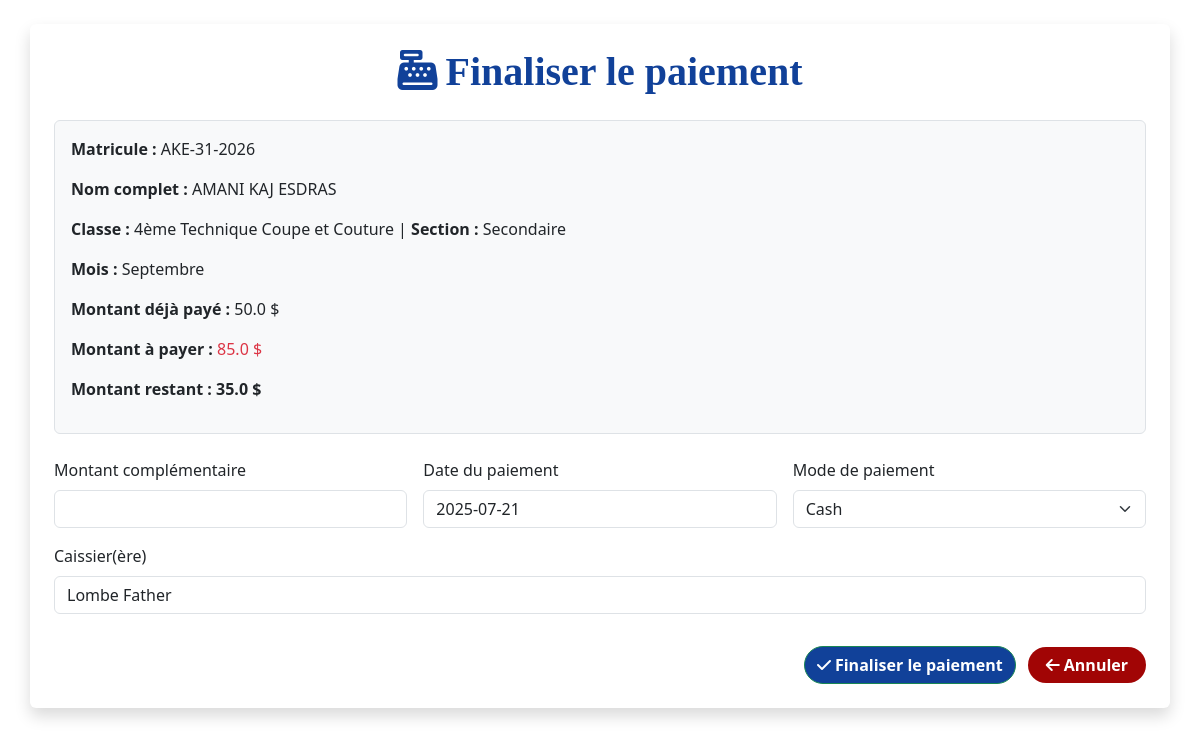
Screenshot of /finaliser_paiement/AKE-31-2026/Septembre (signed in) with the database file from the repository.
### tables this page shows
CREATE TABLE paiements (id INTEGER PRIMARY KEY AUTOINCREMENT, matricule TEXT NOT NULL, mois TEXT NOT NULL, montant_paye REAL NOT NULL, montant_a_payer REAL NOT NULL, date_paiement TEXT NOT NULL, mode_paiement TEXT, observation TEXT, annee_scolaire TEXT NOT NULL, montant_restant REAL);

CREATE TABLE eleves (id INTEGER PRIMARY KEY AUTOINCREMENT, matricule TEXT, nom TEXT NOT NULL, postnom TEXT NOT NULL, prenom TEXT NOT NULL, genre TEXT NOT NULL, section TEXT NOT NULL, classe TEXT NOT NULL, annee_scolaire TEXT NOT NULL, date_inscription TEXT NOT NULL, lieu_naissance TEXT, date_naissance TEXT, ecole_provenance TEXT, classe_precedente TEXT, responsable TEXT NOT NULL, telephone_responsable TEXT NOT NULL, fonction_responsable TEXT, statut_eleve TEXT, frais_inscription TEXT NOT NULL, ram_papier TEXT, frais_bulletin TEXT, deux_savons TEXT, deux_ph TEXT, fournitures TEXT, adresse TEXT);

### app.py (the view, shortened to what this page needs)
@app.route('/finaliser_paiement/<matricule>/<mois>', methods=['GET', 'POST'])
@login_required
def finaliser_paiement(matricule, mois):
    conn = sqlite3.connect('ecole.db')
    conn.row_factory = sqlite3.Row
    cursor = conn.cursor()
    paiement = conn.execute("""
        SELECT p.*, e.nom, e.postnom, e.prenom, e.classe, e.section, e.genre
        FROM paiements p
        JOIN eleves e ON p.matricule = e.matricule
        WHERE p.matricule = ? AND p.mois = ?
    """, (matricule, mois)).fetchone()
    if not paiement:
        conn.close()
        return "Paiement introuvable", 404
    somme_paye = conn.execute("""
        SELECT SUM(montant_paye) as total
        FROM paiements
        WHERE matricule = ? AND mois = ? AND annee_scolaire = ?
    """, (matricule, mois, paiement['annee_scolaire'])).fetchone()
    montant_paye_total = float(somme_paye['total'] or 0)
    montant_a_payer = float(paiement['montant_a_payer'] or 0)
    montant_restant = montant_a_payer - montant_paye_total
    cursor.execute("SELECT section FROM eleves WHERE matricule = ?", (matricule,))
    section_row = cursor.fetchone()
    if section_row:
        section = section_row[0]
        role_utilisateur = session.get('role_utilisateur', '').lower()
        if role_utilisateur not in ['full', section.lower()]:
            return redirect(url_for('eleves_non_en_ordre'))
    nom_caissier = session.get('nom_utilisateur', 'inconnu')
    conn.close()
    return render_template("finaliser_paiement.html",
                           paiement=paiement,
                           montant_restant=montant_restant,
                           montant_paye_total=montant_paye_total,  # 🆕 ligne à ajouter
                           nom_caissier=nom_caissier,
                           current_date=datetime.now().strftime('%Y-%m-%d'),)

### app.py (called while the page is built)
def login_required(f):
    @wraps(f)
    def decorated_function(*args, **kwargs):
        if not session.get('connecte'):
            flash("Vous devez être connecté pour accéder à cette page.", "warning")
            return redirect(url_for('connexion'))
        return f(*args, **kwargs)
    return decorated_function

### templates/finaliser_paiement.html (shortened to what this page needs)
<!DOCTYPE html>
<html lang="fr">
<head>
    <link href="https://cdn.jsdelivr.net/npm/bootstrap@5.3.2/dist/css/bootstrap.min.css" rel="stylesheet">
    <link href="https://cdnjs.cloudflare.com/ajax/libs/font-awesome/6.4.2/css/all.min.css" rel="stylesheet">
</head>
<body class="bg-light p-4" style="background-color: #fff !important;">
<div class="container bg-white p-4 rounded shadow">
    <h2 class="text-center mb-4 text-primary" style="font-weight: bold; font-family: serif; font-size: 40px; color: #114199 !important;">
        <i class="fa-solid fa-cash-register me-2"></i>Finaliser le paiement
    </h2>
    <div class="mb-4 border rounded p-3 bg-light">
        <p><strong>Matricule :</strong> {{ paiement.matricule }}</p>
        <p><strong>Nom complet :</strong> {{ paiement.nom }} {{ paiement.postnom }} {{ paiement.prenom }}</p>
        <p><strong>Classe :</strong> {{ paiement.classe }} | <strong>Section :</strong> {{ paiement.section }}</p>
        <p><strong>Mois :</strong> {{ paiement.mois }}</p>
        <p><strong>Montant déjà payé :</strong> {{ montant_paye_total | float | round(2) }} $</p>
        <p><strong>Montant à payer :</strong> <span class="text-danger">{{ paiement.montant_a_payer }} $</span></p>
        <p><strong>Montant restant :</strong> <span class="fw-bold">{{ montant_restant }} $</span></p>
    </div>
    <form method="POST" class="row g-3">
        <div class="col-md-4">
            <label class="form-label">Montant complémentaire</label>
            <input type="number" name="montant_complement" class="form-control" required min="0" max="{{ montant_restant }}">
        </div>
        <div class="col-md-4">
            <label class="form-label">Date du paiement</label>
            <input type="text" name="date_paiement" value="{{ current_date }}" class="form-control" readonly>
        </div>
        <div class="col-md-4">
            <label class="form-label">Mode de paiement</label>
            <select name="mode_paiement" class="form-select" required>
                <option selected>Cash</option>
            </select>
        </div>
        <div class="mb-3">
            <label for="caissier" class="form-label">Caissier(ère)</label>
            <input type="text" class="form-control" id="caissier" name="caissier" value="{{ nom_caissier }}" readonly>
        </div>
        <div class="col-md-12 text-end">
            <button type="submit" class="btn btn-success rounded-pill" style="background-color: #114199; color: white; font-weight: bold;">
                <i class="fa-solid fa-check me-1"></i>Finaliser le paiement
            </button>
            <a href="{{ url_for('eleves_non_en_ordre') }}" class="btn btn-secondary rounded-pill ms-2">
                <i class="fa-solid fa-arrow-left me-1"></i>Annuler
            </a>
        </div>
    </form>
</div>
</body>
</html>

### templates/finaliser_paiement.html (style rules this page uses)
.btn-secondary { background-color: #a10505; color: white; font-weight: bold; border-radius: 5px; padding: 6px 18px; border: none; text-decoration: none; }

### rows the page displays
paiements: matricule "AKE-31-2026", mois "Septembre", montant_a_payer "85.0"
eleves: nom "AMANI", postnom "KAJ", prenom "ESDRAS", classe "4ème Technique Coupe et Couture", section "Secondaire"

### other values shown
{{ montant_paye_total | float | round(2) }} "50.0"
{{ montant_restant }} "35.0"
